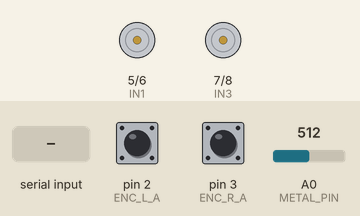
This sketch was run on a simulated Arduino Uno, built with avr-gcc and run on an emulated ATmega328P. On the bench: motor-driver pin pairs drawn as motors (green arrow = first pin HIGH = forward, orange = second pin HIGH = backward, longer = more drive, scaled by the enable pin). The test bench sets the inputs (shaded band); at power-on: pin 2 (ENC_L_A) HIGH, pin 3 (ENC_R_A) HIGH, A0 (METAL_PIN) = 512. What the sketch prints to the serial monitor is not drawn.

Above: at 1.2 s.
1.3 s: "90,45\n" received over Serial
At 1.8 s:
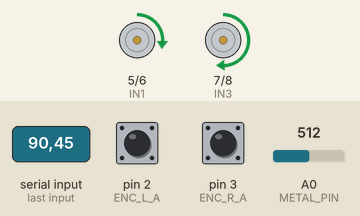
2.8 s: "30,150\n" received over Serial
At 4.0 s:
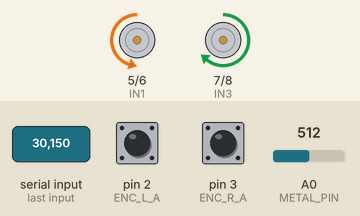
4.3 s: "1,90\n" received over Serial
At 5.3 s:
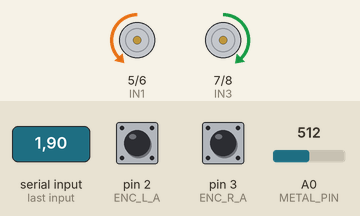
Timing chart, 0 to 7.3 s (numbered marks = the images above; inputs shaded):
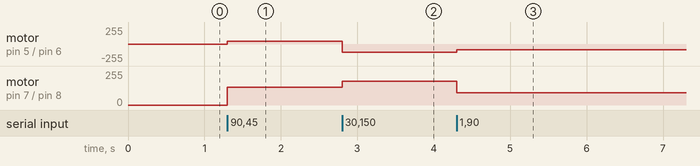

Measured:
- after the input at 1.3 s, motor on pin 5 (IN1) / pin 6 (IN2): stopped → forward 45/255 at once; motor on pin 7 (IN3) / pin 8 (IN4): stopped → forward 135/255 at once
- after the input at 2.8 s, motor on pin 5 (IN1) / pin 6 (IN2): forward 45/255 → backward 120/255 at once; motor on pin 7 (IN3) / pin 8 (IN4): forward 135/255 → forward 180/255 at once
- after the input at 4.3 s, motor on pin 5 (IN1) / pin 6 (IN2): backward 120/255 → backward 89/255 at once; motor on pin 7 (IN3) / pin 8 (IN4): forward 180/255 → forward 91/255 at once

The sketch:

firmware.ino
```cpp
#include <Arduino.h>

// --- CONFIGURATION ---
// Motor Pins (L298N)
const int IN1 = 5; const int IN2 = 6; const int ENA = 9;  // Left Motor
const int IN3 = 7; const int IN4 = 8; const int ENB = 10; // Right Motor

// Sensor Pins
const int METAL_PIN = A0;      // Inductive Sensor Analog Output
const int ENC_L_A = 2;         // Left Encoder A (Interrupt)
const int ENC_R_A = 3;         // Right Encoder A (Interrupt)

// Variables
volatile long left_ticks = 0;
volatile long right_ticks = 0;
unsigned long last_time = 0;

// Interrupt Service Routines for Encoders
void readEncoderL() { left_ticks++; }
void readEncoderR() { right_ticks++; }

void setup() {
  Serial.begin(115200); // High baud rate for low latency

  // Motor Setup
  pinMode(IN1, OUTPUT); pinMode(IN2, OUTPUT); pinMode(ENA, OUTPUT);
  pinMode(IN3, OUTPUT); pinMode(IN4, OUTPUT); pinMode(ENB, OUTPUT);

  // Sensor Setup
  pinMode(ENC_L_A, INPUT_PULLUP);
  pinMode(ENC_R_A, INPUT_PULLUP);
  attachInterrupt(digitalPinToInterrupt(ENC_L_A), readEncoderL, RISING);
  attachInterrupt(digitalPinToInterrupt(ENC_R_A), readEncoderR, RISING);
}

void loop() {
  // 1. Read Commands from ROS (Non-blocking)
  if (Serial.available() > 0) {
    String cmd = Serial.readStringUntil('\n');
    parseCommand(cmd);
  }

  // 2. Send Data to ROS @ 20Hz (Every 50ms)
  if (millis() - last_time > 50) {
    int metal_val = analogRead(METAL_PIN);

    // Protocol: "L_TICKS,R_TICKS,METAL_VAL"
    Serial.print(left_ticks);
    Serial.print(",");
    Serial.print(right_ticks);
    Serial.print(",");
    Serial.println(metal_val);

    last_time = millis();
  }
}

void parseCommand(String cmd) {
  // Format: "LINEAR_PWM,ANGULAR_PWM" (Simplified for direct control)
  // Example: "150,0" (Forward), "0,150" (Spin)
  int commaIndex = cmd.indexOf(',');
  if (commaIndex > 0) {
    int fwd = cmd.substring(0, commaIndex).toInt();
    int rot = cmd.substring(commaIndex + 1).toInt();
    driveMotors(fwd, rot);
  }
}

void driveMotors(int fwd, int rot) {
  int left_speed = fwd - rot;
  int right_speed = fwd + rot;

  // Constrain to PWM range
  left_speed = constrain(left_speed, -255, 255);
  right_speed = constrain(right_speed, -255, 255);

  setMotor(IN1, IN2, ENA, left_speed);
  setMotor(IN3, IN4, ENB, right_speed);
}

void setMotor(int p1, int p2, int en, int speed) {
  if (speed > 0) {
    digitalWrite(p1, HIGH); digitalWrite(p2, LOW);
  } else if (speed < 0) {
    digitalWrite(p1, LOW); digitalWrite(p2, HIGH);
  } else {
    digitalWrite(p1, LOW); digitalWrite(p2, LOW);
  }
  analogWrite(en, abs(speed));
}
```
